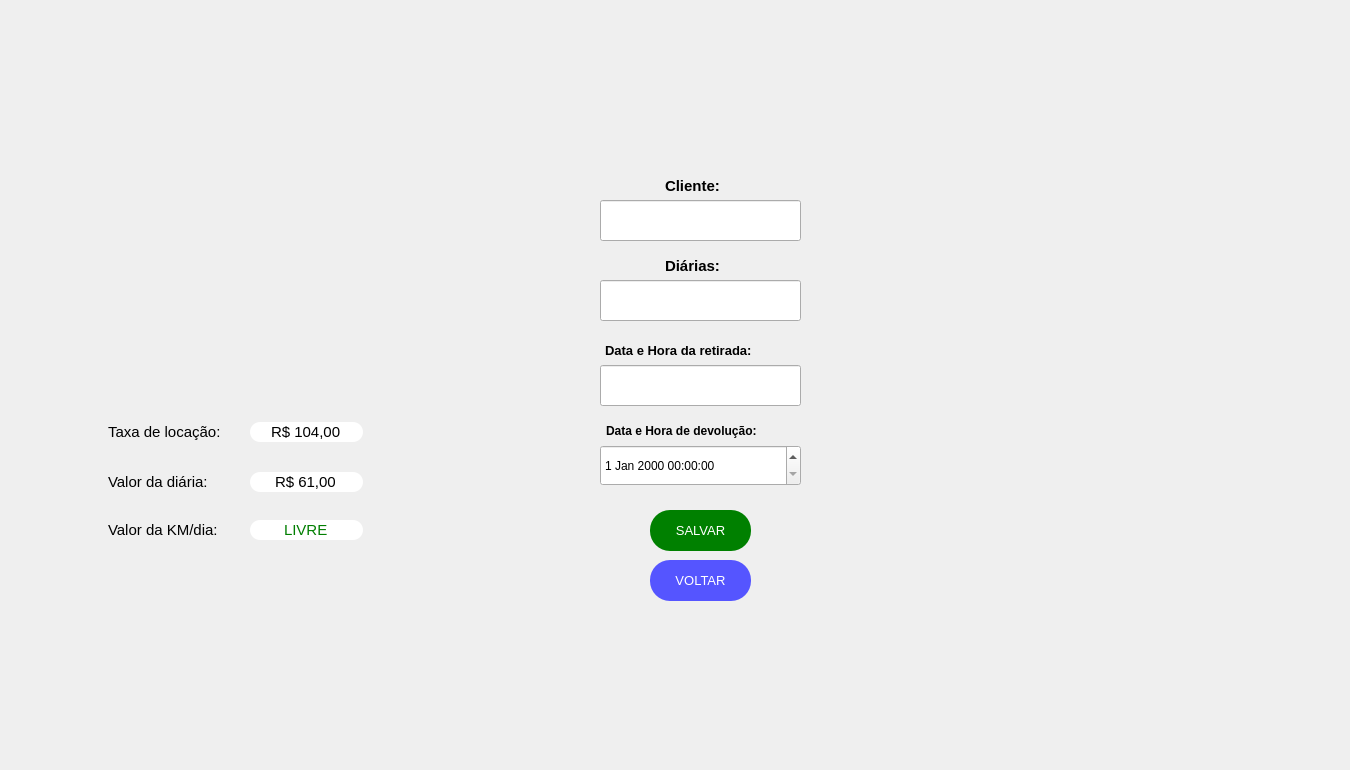
  <widget class="QWidget" name="centralwidget">
   <widget class="QPushButton" name="kwidt2">
    <property name="geometry">
     <rect>
      <x>40</x>
      <y>20</y>
      <width>501</width>
      <height>311</height>
     </rect>
    </property>
    <property name="palette">
     <palette>
      <active>
       <colorrole role="WindowText">
        <brush brushstyle="SolidPattern">
         <color alpha="255">
          <red>170</red>
          <green>85</green>
          <blue>0</blue>
         </color>
        </brush>
       </colorrole>
       <colorrole role="Text">
        <brush brushstyle="SolidPattern">
         <color alpha="255">
          <red>0</red>
          <green>0</green>
          <blue>0</blue>
         </color>
        </brush>
       </colorrole>
       <colorrole role="BrightText">
        <brush brushstyle="SolidPattern">
         <color alpha="255">
          <red>203</red>
          <green>255</green>
          <blue>80</blue>
         </color>
        </brush>
       </colorrole>
       <colorrole role="ButtonText">
        <brush brushstyle="SolidPattern">
         <color alpha="255">
          <red>57</red>
          <green>87</green>
          <blue>255</blue>
         </color>
        </brush>
       </colorrole>
       <colorrole role="ToolTipBase">
        <brush brushstyle="SolidPattern">
         <color alpha="255">
          <red>255</red>
          <green>255</green>
          <blue>0</blue>
         </color>
        </brush>
       </colorrole>
       <colorrole role="PlaceholderText">
        <brush brushstyle="SolidPattern">
         <color alpha="128">
          <red>0</red>
          <green>0</green>
          <blue>0</blue>
         </color>
        </brush>
       </colorrole>
      </active>
      <inactive>
       <colorrole role="WindowText">
        <brush brushstyle="SolidPattern">
         <color alpha="255">
          <red>170</red>
          <green>85</green>
          <blue>0</blue>
         </color>
        </brush>
       </colorrole>
       <colorrole role="Text">
        <brush brushstyle="SolidPattern">
         <color alpha="255">
          <red>0</red>
          <green>0</green>
          <blue>0</blue>
         </color>
        </brush>
       </colorrole>
       <colorrole role="BrightText">
        <brush brushstyle="SolidPattern">
         <color alpha="255">
          <red>203</red>
          <green>255</green>
          <blue>80</blue>
         </color>
        </brush>
       </colorrole>
       <colorrole role="ButtonText">
        <brush brushstyle="SolidPattern">
         <color alpha="255">
          <red>57</red>
          <green>87</green>
          <blue>255</blue>
         </color>
        </brush>
       </colorrole>
       <colorrole role="ToolTipBase">
        <brush brushstyle="SolidPattern">
         <color alpha="255">
          <red>255</red>
          <green>255</green>
          <blue>0</blue>
         </color>
        </brush>
       </colorrole>
       <colorrole role="PlaceholderText">
        <brush brushstyle="SolidPattern">
         <color alpha="128">
          <red>0</red>
          <green>0</green>
          <blue>0</blue>
         </color>
        </brush>
       </colorrole>
      </inactive>
      <disabled>
       <colorrole role="WindowText">
        <brush brushstyle="SolidPattern">
         <color alpha="255">
          <red>4</red>
          <green>15</green>
          <blue>30</blue>
         </color>
        </brush>
       </colorrole>
       <colorrole role="Text">
        <brush brushstyle="SolidPattern">
         <color alpha="255">
          <red>120</red>
          <green>120</green>
          <blue>120</blue>
         </color>
        </brush>
       </colorrole>
       <colorrole role="BrightText">
        <brush brushstyle="SolidPattern">
         <color alpha="255">
          <red>203</red>
          <green>255</green>
          <blue>80</blue>
         </color>
        </brush>
       </colorrole>
       <colorrole role="ButtonText">
        <brush brushstyle="SolidPattern">
         <color alpha="255">
          <red>120</red>
          <green>120</green>
          <blue>120</blue>
         </color>
        </brush>
       </colorrole>
       <colorrole role="ToolTipBase">
        <brush brushstyle="SolidPattern">
         <color alpha="255">
          <red>255</red>
          <green>255</green>
          <blue>0</blue>
         </color>
        </brush>
       </colorrole>
       <colorrole role="PlaceholderText">
        <brush brushstyle="SolidPattern">
         <color alpha="128">
          <red>0</red>
          <green>0</green>
          <blue>0</blue>
         </color>
        </brush>
       </colorrole>
      </disabled>
     </palette>
    </property>
    <property name="font">
     <font>
      <family>Arial</family>
      <weight>75</weight>
      <bold>true</bold>
     </font>
    </property>
    <property name="contextMenuPolicy">
     <enum>Qt::CustomContextMenu</enum>
    </property>
    <property name="text">
     <string/>
    </property>
    <property name="icon">
     <iconset>
      <normaloff>../Imagens/1-Kwid(T2).png</normaloff>../Imagens/1-Kwid(T2).png</iconset>
    </property>
    <property name="iconSize">
     <size>
      <width>492</width>
      <height>456</height>
     </size>
    </property>
    <property name="checkable">
     <bool>false</bool>
    </property>
    <property name="autoRepeat">
     <bool>false</bool>
    </property>
    <property name="autoExclusive">
     <bool>false</bool>
    </property>
    <property name="autoDefault">
     <bool>false</bool>
    </property>
    <property name="default">
     <bool>false</bool>
    </property>
    <property name="flat">
     <bool>true</bool>
    </property>
   </widget>
   <widget class="QLabel" name="logoT6">
    <property name="enabled">
     <bool>true</bool>
    </property>
    <property name="geometry">
     <rect>
      <x>1110</x>
      <y>530</y>
      <width>231</width>
      <height>231</height>
     </rect>
    </property>
    <property name="toolTip">
     <string>&lt;html&gt;&lt;head/&gt;&lt;body&gt;&lt;p align=&quot;center&quot;&gt;&lt;br/&gt;&lt;/p&gt;&lt;/body&gt;&lt;/html&gt;</string>
    </property>
    <property name="whatsThis">
     <string>&lt;html&gt;&lt;head/&gt;&lt;body&gt;&lt;p align=&quot;center&quot;&gt;&lt;br/&gt;&lt;/p&gt;&lt;/body&gt;&lt;/html&gt;</string>
    </property>
    <property name="autoFillBackground">
     <bool>false</bool>
    </property>
    <property name="styleSheet">
     <string notr="true"/>
    </property>
    <property name="text">
     <string/>
    </property>
    <property name="pixmap">
     <pixmap>../Logos/LOGO2.png</pixmap>
    </property>
    <property name="scaledContents">
     <bool>true</bool>
    </property>
    <property name="wordWrap">
     <bool>false</bool>
    </property>
   </widget>
   <widget class="QLabel" name="datare_1">
    <property name="geometry">
     <rect>
      <x>605</x>
      <y>325</y>
      <width>191</width>
      <height>51</height>
     </rect>
    </property>
    <property name="font">
     <font>
      <family>Arial</family>
      <pointsize>10</pointsize>
      <weight>75</weight>
      <bold>true</bold>
     </font>
    </property>
    <property name="text">
     <string>Data e Hora da retirada:</string>
    </property>
   </widget>
   <widget class="QDateTimeEdit" name="data_devolucao">
    <property name="geometry">
     <rect>
      <x>600</x>
      <y>445</y>
      <width>201</width>
      <height>41</height>
     </rect>
    </property>
    <property name="styleSheet">
     <string notr="true">QDateTime{rgb(0, 0, 0)}
border-radius:25px;
</string>
    </property>
   </widget>
   <widget class="QLabel" name="datade_1">
    <property name="geometry">
     <rect>
      <x>606</x>
      <y>405</y>
      <width>201</width>
      <height>51</height>
     </rect>
    </property>
    <property name="font">
     <font>
      <family>Arial</family>
      <pointsize>9</pointsize>
      <weight>75</weight>
      <bold>true</bold>
     </font>
    </property>
    <property name="text">
     <string>Data e Hora de devolução:</string>
    </property>
   </widget>
   <widget class="QPushButton" name="voltar_10">
    <property name="geometry">
     <rect>
      <x>650</x>
      <y>560</y>
      <width>101</width>
      <height>41</height>
     </rect>
    </property>
    <property name="palette">
     <palette>
      <active>
       <colorrole role="WindowText">
        <brush brushstyle="SolidPattern">
         <color alpha="255">
          <red>255</red>
          <green>255</green>
          <blue>255</blue>
         </color>
        </brush>
       </colorrole>
       <colorrole role="Button">
        <brush brushstyle="SolidPattern">
         <color alpha="255">
          <red>85</red>
          <green>85</green>
          <blue>255</blue>
         </color>
        </brush>
       </colorrole>
       <colorrole role="Text">
        <brush brushstyle="SolidPattern">
         <color alpha="255">
          <red>255</red>
          <green>255</green>
          <blue>255</blue>
         </color>
        </brush>
       </colorrole>
       <colorrole role="BrightText">
        <brush brushstyle="SolidPattern">
         <color alpha="255">
          <red>203</red>
          <green>255</green>
          <blue>80</blue>
         </color>
        </brush>
       </colorrole>
       <colorrole role="ButtonText">
        <brush brushstyle="SolidPattern">
         <color alpha="255">
          <red>255</red>
          <green>255</green>
          <blue>255</blue>
         </color>
        </brush>
       </colorrole>
       <colorrole role="Base">
        <brush brushstyle="SolidPattern">
         <color alpha="255">
          <red>85</red>
          <green>85</green>
          <blue>255</blue>
         </color>
        </brush>
       </colorrole>
       <colorrole role="Window">
        <brush brushstyle="SolidPattern">
         <color alpha="255">
          <red>85</red>
          <green>85</green>
          <blue>255</blue>
         </color>
        </brush>
       </colorrole>
       <colorrole role="ToolTipBase">
        <brush brushstyle="SolidPattern">
         <color alpha="255">
          <red>255</red>
          <green>255</green>
          <blue>0</blue>
         </color>
        </brush>
       </colorrole>
       <colorrole role="PlaceholderText">
        <brush brushstyle="SolidPattern">
         <color alpha="128">
          <red>0</red>
          <green>0</green>
          <blue>0</blue>
         </color>
        </brush>
       </colorrole>
      </active>
      <inactive>
       <colorrole role="WindowText">
        <brush brushstyle="SolidPattern">
         <color alpha="255">
          <red>255</red>
          <green>255</green>
          <blue>255</blue>
         </color>
        </brush>
       </colorrole>
       <colorrole role="Button">
        <brush brushstyle="SolidPattern">
         <color alpha="255">
          <red>85</red>
          <green>85</green>
          <blue>255</blue>
         </color>
        </brush>
       </colorrole>
       <colorrole role="Text">
        <brush brushstyle="SolidPattern">
         <color alpha="255">
          <red>255</red>
          <green>255</green>
          <blue>255</blue>
         </color>
        </brush>
       </colorrole>
       <colorrole role="BrightText">
        <brush brushstyle="SolidPattern">
         <color alpha="255">
          <red>203</red>
          <green>255</green>
          <blue>80</blue>
         </color>
        </brush>
       </colorrole>
       <colorrole role="ButtonText">
        <brush brushstyle="SolidPattern">
         <color alpha="255">
          <red>255</red>
          <green>255</green>
          <blue>255</blue>
         </color>
        </brush>
       </colorrole>
       <colorrole role="Base">
        <brush brushstyle="SolidPattern">
         <color alpha="255">
          <red>85</red>
          <green>85</green>
          <blue>255</blue>
         </color>
        </brush>
       </colorrole>
       <colorrole role="Window">
        <brush brushstyle="SolidPattern">
         <color alpha="255">
          <red>85</red>
          <green>85</green>
          <blue>255</blue>
         </color>
        </brush>
       </colorrole>
       <colorrole role="ToolTipBase">
        <brush brushstyle="SolidPattern">
         <color alpha="255">
          <red>255</red>
          <green>255</green>
          <blue>0</blue>
         </color>
        </brush>
       </colorrole>
       <colorrole role="PlaceholderText">
        <brush brushstyle="SolidPattern">
         <color alpha="128">
          <red>0</red>
          <green>0</green>
          <blue>0</blue>
         </color>
        </brush>
       </colorrole>
      </inactive>
      <disabled>
       <colorrole role="WindowText">
        <brush brushstyle="SolidPattern">
         <color alpha="255">
          <red>255</red>
          <green>255</green>
          <blue>255</blue>
         </color>
        </brush>
       </colorrole>
       <colorrole role="Button">
        <brush brushstyle="SolidPattern">
         <color alpha="255">
          <red>85</red>
          <green>85</green>
          <blue>255</blue>
         </color>
        </brush>
       </colorrole>
       <colorrole role="Text">
        <brush brushstyle="SolidPattern">
         <color alpha="255">
          <red>255</red>
          <green>255</green>
          <blue>255</blue>
         </color>
        </brush>
       </colorrole>
       <colorrole role="BrightText">
        <brush brushstyle="SolidPattern">
         <color alpha="255">
          <red>203</red>
          <green>255</green>
          <blue>80</blue>
         </color>
        </brush>
       </colorrole>
       <colorrole role="ButtonText">
        <brush brushstyle="SolidPattern">
         <color alpha="255">
          <red>255</red>
          <green>255</green>
          <blue>255</blue>
         </color>
        </brush>
       </colorrole>
       <colorrole role="Base">
        <brush brushstyle="SolidPattern">
         <color alpha="255">
          <red>85</red>
          <green>85</green>
          <blue>255</blue>
         </color>
        </brush>
       </colorrole>
       <colorrole role="Window">
        <brush brushstyle="SolidPattern">
         <color alpha="255">
          <red>85</red>
          <green>85</green>
          <blue>255</blue>
         </color>
        </brush>
       </colorrole>
       <colorrole role="ToolTipBase">
        <brush brushstyle="SolidPattern">
         <color alpha="255">
          <red>255</red>
          <green>255</green>
          <blue>0</blue>
         </color>
        </brush>
       </colorrole>
       <colorrole role="PlaceholderText">
        <brush brushstyle="SolidPattern">
         <color alpha="128">
          <red>0</red>
          <green>0</green>
          <blue>0</blue>
         </color>
        </brush>
       </colorrole>
      </disabled>
     </palette>
    </property>
    <property name="font">
     <font>
      <family>Arial</family>
      <pointsize>10</pointsize>
      <weight>9</weight>
      <italic>false</italic>
      <bold>false</bold>
     </font>
    </property>
    <property name="contextMenuPolicy">
     <enum>Qt::CustomContextMenu</enum>
    </property>
    <property name="styleSheet">
     <string notr="true">QPushButton{
	color:white;
	border-radius:20px;
	background-color: rgb(85, 85, 255);
	font: 75 10pt &quot;Arial&quot;;
}
QPushButton:hover{
	background-color: rgb(10, 10, 127);
}</string>
    </property>
    <property name="text">
     <string>VOLTAR</string>
    </property>
    <property name="iconSize">
     <size>
      <width>93</width>
      <height>100</height>
     </size>
    </property>
    <property name="checkable">
     <bool>false</bool>
    </property>
    <property name="autoRepeat">
     <bool>false</bool>
    </property>
    <property name="autoExclusive">
     <bool>false</bool>
    </property>
    <property name="autoDefault">
     <bool>false</bool>
    </property>
    <property name="default">
     <bool>false</bool>
    </property>
    <property name="flat">
     <bool>true</bool>
    </property>
   </widget>
   <widget class="QPushButton" name="devolver">
    <property name="geometry">
     <rect>
      <x>650</x>
      <y>510</y>
      <width>101</width>
      <height>41</height>
     </rect>
    </property>
    <property name="palette">
     <palette>
      <active>
       <colorrole role="WindowText">
        <brush brushstyle="SolidPattern">
         <color alpha="255">
          <red>255</red>
          <green>255</green>
          <blue>255</blue>
         </color>
        </brush>
       </colorrole>
       <colorrole role="Button">
        <brush brushstyle="SolidPattern">
         <color alpha="255">
          <red>0</red>
          <green>128</green>
          <blue>0</blue>
         </color>
        </brush>
       </colorrole>
       <colorrole role="Text">
        <brush brushstyle="SolidPattern">
         <color alpha="255">
          <red>255</red>
          <green>255</green>
          <blue>255</blue>
         </color>
        </brush>
       </colorrole>
       <colorrole role="BrightText">
        <brush brushstyle="SolidPattern">
         <color alpha="255">
          <red>203</red>
          <green>255</green>
          <blue>80</blue>
         </color>
        </brush>
       </colorrole>
       <colorrole role="ButtonText">
        <brush brushstyle="SolidPattern">
         <color alpha="255">
          <red>255</red>
          <green>255</green>
          <blue>255</blue>
         </color>
        </brush>
       </colorrole>
       <colorrole role="Base">
        <brush brushstyle="SolidPattern">
         <color alpha="255">
          <red>0</red>
          <green>128</green>
          <blue>0</blue>
         </color>
        </brush>
       </colorrole>
       <colorrole role="Window">
        <brush brushstyle="SolidPattern">
         <color alpha="255">
          <red>0</red>
          <green>128</green>
          <blue>0</blue>
         </color>
        </brush>
       </colorrole>
       <colorrole role="ToolTipBase">
        <brush brushstyle="SolidPattern">
         <color alpha="255">
          <red>255</red>
          <green>255</green>
          <blue>0</blue>
         </color>
        </brush>
       </colorrole>
       <colorrole role="PlaceholderText">
        <brush brushstyle="SolidPattern">
         <color alpha="128">
          <red>0</red>
          <green>0</green>
          <blue>0</blue>
         </color>
        </brush>
       </colorrole>
      </active>
      <inactive>
       <colorrole role="WindowText">
        <brush brushstyle="SolidPattern">
         <color alpha="255">
          <red>255</red>
          <green>255</green>
          <blue>255</blue>
         </color>
        </brush>
       </colorrole>
       <colorrole role="Button">
        <brush brushstyle="SolidPattern">
         <color alpha="255">
          <red>0</red>
          <green>128</green>
          <blue>0</blue>
         </color>
        </brush>
       </colorrole>
       <colorrole role="Text">
        <brush brushstyle="SolidPattern">
         <color alpha="255">
          <red>255</red>
          <green>255</green>
          <blue>255</blue>
         </color>
        </brush>
       </colorrole>
       <colorrole role="BrightText">
        <brush brushstyle="SolidPattern">
         <color alpha="255">
          <red>203</red>
          <green>255</green>
          <blue>80</blue>
         </color>
        </brush>
       </colorrole>
       <colorrole role="ButtonText">
        <brush brushstyle="SolidPattern">
         <color alpha="255">
          <red>255</red>
          <green>255</green>
          <blue>255</blue>
         </color>
        </brush>
       </colorrole>
       <colorrole role="Base">
        <brush brushstyle="SolidPattern">
         <color alpha="255">
          <red>0</red>
          <green>128</green>
          <blue>0</blue>
         </color>
        </brush>
       </colorrole>
       <colorrole role="Window">
        <brush brushstyle="SolidPattern">
         <color alpha="255">
          <red>0</red>
          <green>128</green>
          <blue>0</blue>
         </color>
        </brush>
       </colorrole>
       <colorrole role="ToolTipBase">
        <brush brushstyle="SolidPattern">
         <color alpha="255">
          <red>255</red>
          <green>255</green>
          <blue>0</blue>
         </color>
        </brush>
       </colorrole>
       <colorrole role="PlaceholderText">
        <brush brushstyle="SolidPattern">
         <color alpha="128">
          <red>0</red>
          <green>0</green>
          <blue>0</blue>
         </color>
        </brush>
       </colorrole>
      </inactive>
      <disabled>
       <colorrole role="WindowText">
        <brush brushstyle="SolidPattern">
         <color alpha="255">
          <red>255</red>
          <green>255</green>
          <blue>255</blue>
         </color>
        </brush>
       </colorrole>
       <colorrole role="Button">
        <brush brushstyle="SolidPattern">
         <color alpha="255">
          <red>0</red>
          <green>128</green>
          <blue>0</blue>
         </color>
        </brush>
       </colorrole>
       <colorrole role="Text">
        <brush brushstyle="SolidPattern">
         <color alpha="255">
          <red>255</red>
          <green>255</green>
          <blue>255</blue>
         </color>
        </brush>
       </colorrole>
       <colorrole role="BrightText">
        <brush brushstyle="SolidPattern">
         <color alpha="255">
          <red>203</red>
          <green>255</green>
          <blue>80</blue>
         </color>
        </brush>
       </colorrole>
       <colorrole role="ButtonText">
        <brush brushstyle="SolidPattern">
         <color alpha="255">
          <red>255</red>
          <green>255</green>
          <blue>255</blue>
         </color>
        </brush>
       </colorrole>
       <colorrole role="Base">
        <brush brushstyle="SolidPattern">
         <color alpha="255">
          <red>0</red>
          <green>128</green>
          <blue>0</blue>
         </color>
        </brush>
       </colorrole>
       <colorrole role="Window">
        <brush brushstyle="SolidPattern">
         <color alpha="255">
          <red>0</red>
          <green>128</green>
          <blue>0</blue>
         </color>
        </brush>
       </colorrole>
       <colorrole role="ToolTipBase">
        <brush brushstyle="SolidPattern">
         <color alpha="255">
          <red>255</red>
          <green>255</green>
          <blue>0</blue>
         </color>
        </brush>
       </colorrole>
       <colorrole role="PlaceholderText">
        <brush brushstyle="SolidPattern">
         <color alpha="128">
          <red>0</red>
          <green>0</green>
          <blue>0</blue>
         </color>
        </brush>
       </colorrole>
      </disabled>
     </palette>
    </property>
    <property name="font">
     <font>
      <family>Arial</family>
      <pointsize>10</pointsize>
      <weight>9</weight>
      <italic>false</italic>
      <bold>false</bold>
     </font>
    </property>
    <property name="contextMenuPolicy">
     <enum>Qt::CustomContextMenu</enum>
    </property>
    <property name="styleSheet">
     <string notr="true">QPushButton{
	color:white;
	border-radius:20px;
	background-color: #008000;
	font: 75 10pt &quot;Arial&quot;;
}
QPushButton:hover{
	background-color: #005500;
}</string>
    </property>
    <property name="text">
     <string>SALVAR</string>
    </property>
    <property name="iconSize">
     <size>
      <width>93</width>
      <height>100</height>
     </size>
    </property>
    <property name="checkable">
     <bool>false</bool>
    </property>
    <property name="autoRepeat">
     <bool>false</bool>
    </property>
    <property name="autoExclusive">
     <bool>false</bool>
    </property>
    <property name="autoDefault">
     <bool>false</bool>
    </property>
    <property name="default">
     <bool>false</bool>
    </property>
    <property name="flat">
     <bool>true</bool>
    </property>
   </widget>
   <widget class="QLabel" name="datacli1">
    <property name="geometry">
     <rect>
      <x>665</x>
      <y>170</y>
      <width>71</width>
      <height>31</height>
     </rect>
    </property>
    <property name="font">
     <font>
      <family>Arial</family>
      <pointsize>11</pointsize>
      <weight>75</weight>
      <bold>true</bold>
     </font>
    </property>
    <property name="text">
     <string>Cliente:</string>
    </property>
   </widget>
   <widget class="QLineEdit" name="nome_cliente">
    <property name="geometry">
     <rect>
      <x>600</x>
      <y>200</y>
      <width>201</width>
      <height>41</height>
     </rect>
    </property>
    <property name="styleSheet">
     <string notr="true">color:black;

</string>
    </property>
    <property name="inputMask">
     <string/>
    </property>
   </widget>
   <widget class="QLabel" name="diarias6">
    <property name="geometry">
     <rect>
      <x>665</x>
      <y>240</y>
      <width>71</width>
      <height>51</height>
     </rect>
    </property>
    <property name="font">
     <font>
      <family>Arial</family>
      <pointsize>11</pointsize>
      <weight>75</weight>
      <bold>true</bold>
     </font>
    </property>
    <property name="text">
     <string>Diárias:</string>
    </property>
   </widget>
   <widget class="QLineEdit" name="diariaspace6">
    <property name="geometry">
     <rect>
      <x>600</x>
      <y>280</y>
      <width>201</width>
      <height>41</height>
     </rect>
    </property>
    <property name="font">
     <font>
      <pointsize>8</pointsize>
     </font>
    </property>
    <property name="styleSheet">
     <string notr="true">color:black;
</string>
    </property>
   </widget>
   <widget class="QLineEdit" name="data_retirada">
    <property name="geometry">
     <rect>
      <x>600</x>
      <y>365</y>
      <width>201</width>
      <height>41</height>
     </rect>
    </property>
    <property name="styleSheet">
     <string notr="true">color:black;
</string>
    </property>
   </widget>
   <widget class="QLineEdit" name="lineEdit">
    <property name="geometry">
     <rect>
      <x>250</x>
      <y>422</y>
      <width>113</width>
      <height>20</height>
     </rect>
    </property>
    <property name="font">
     <font>
      <pointsize>11</pointsize>
     </font>
    </property>
    <property name="styleSheet">
     <string notr="true">color:black;
border-radius:10px;
</string>
    </property>
    <property name="text">
     <string>R$ 104,00</string>
    </property>
    <property name="alignment">
     <set>Qt::AlignCenter</set>
    </property>
   </widget>
   <widget class="QLabel" name="label_2">
    <property name="geometry">
     <rect>
      <x>108</x>
      <y>464</y>
      <width>141</width>
      <height>36</height>
     </rect>
    </property>
    <property name="font">
     <font>
      <pointsize>11</pointsize>
     </font>
    </property>
    <property name="text">
     <string>Valor da diária:</string>
    </property>
   </widget>
   <widget class="QLineEdit" name="lineEdit_2">
    <property name="geometry">
     <rect>
      <x>250</x>
      <y>472</y>
      <width>113</width>
      <height>20</height>
     </rect>
    </property>
    <property name="font">
     <font>
      <pointsize>11</pointsize>
     </font>
    </property>
    <property name="styleSheet">
     <string notr="true">color:black;
border-radius:10px;</string>
    </property>
    <property name="text">
     <string>R$ 61,00</string>
    </property>
    <property name="alignment">
     <set>Qt::AlignCenter</set>
    </property>
   </widget>
   <widget class="QLineEdit" name="lineEdit_3">
    <property name="geometry">
     <rect>
      <x>250</x>
      <y>520</y>
      <width>113</width>
      <height>20</height>
     </rect>
    </property>
    <property name="font">
     <font>
      <pointsize>11</pointsize>
     </font>
    </property>
    <property name="styleSheet">
     <string notr="true">color: rgb(0, 126, 0);
border-radius:10px;</string>
    </property>
    <property name="text">
     <string>LIVRE</string>
    </property>
    <property name="alignment">
     <set>Qt::AlignCenter</set>
    </property>
   </widget>
   <widget class="QLabel" name="label_3">
    <property name="geometry">
     <rect>
      <x>108</x>
      <y>512</y>
      <width>141</width>
      <height>36</height>
     </rect>
    </property>
    <property name="font">
     <font>
      <pointsize>11</pointsize>
     </font>
    </property>
    <property name="text">
     <string>Valor da KM/dia:</string>
    </property>
   </widget>
   <widget class="QLabel" name="label">
    <property name="geometry">
     <rect>
      <x>108</x>
      <y>414</y>
      <width>141</width>
      <height>36</height>
     </rect>
    </property>
    <property name="font">
     <font>
      <pointsize>11</pointsize>
     </font>
    </property>
    <property name="text">
     <string>Taxa de locação:</string>
    </property>
   </widget>
   <zorder>data_retirada</zorder>
   <zorder>nome_cliente</zorder>
   <zorder>data_devolucao</zorder>
   <zorder>kwidt2</zorder>
   <zorder>logoT6</zorder>
   <zorder>datare_1</zorder>
   <zorder>datade_1</zorder>
   <zorder>voltar_10</zorder>
   <zorder>devolver</zorder>
   <zorder>datacli1</zorder>
   <zorder>diarias6</zorder>
   <zorder>diariaspace6</zorder>
   <zorder>lineEdit</zorder>
   <zorder>label_2</zorder>
   <zorder>lineEdit_2</zorder>
   <zorder>lineEdit_3</zorder>
   <zorder>label_3</zorder>
   <zorder>label</zorder>
  </widget>
